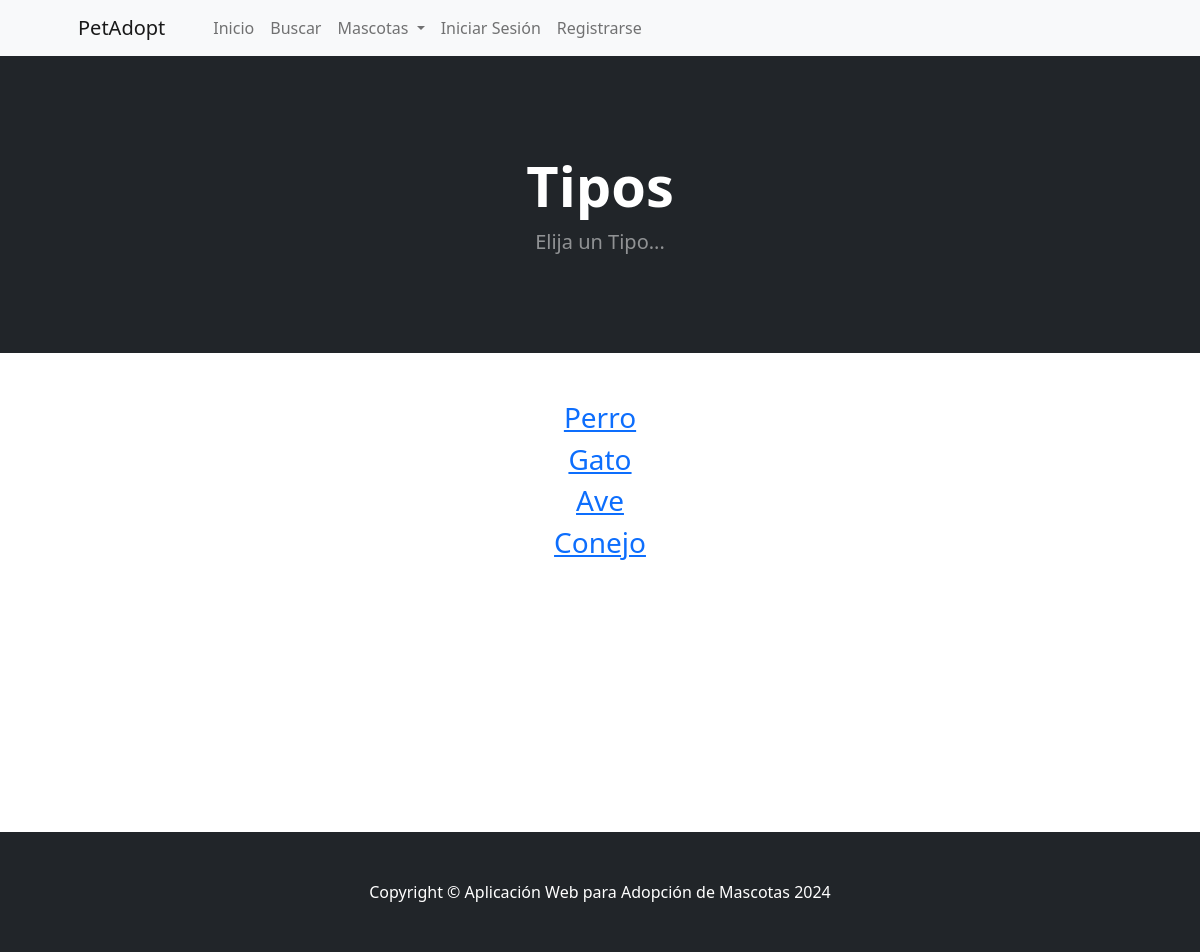
Page /tipo_summary/ on the earlier database version.
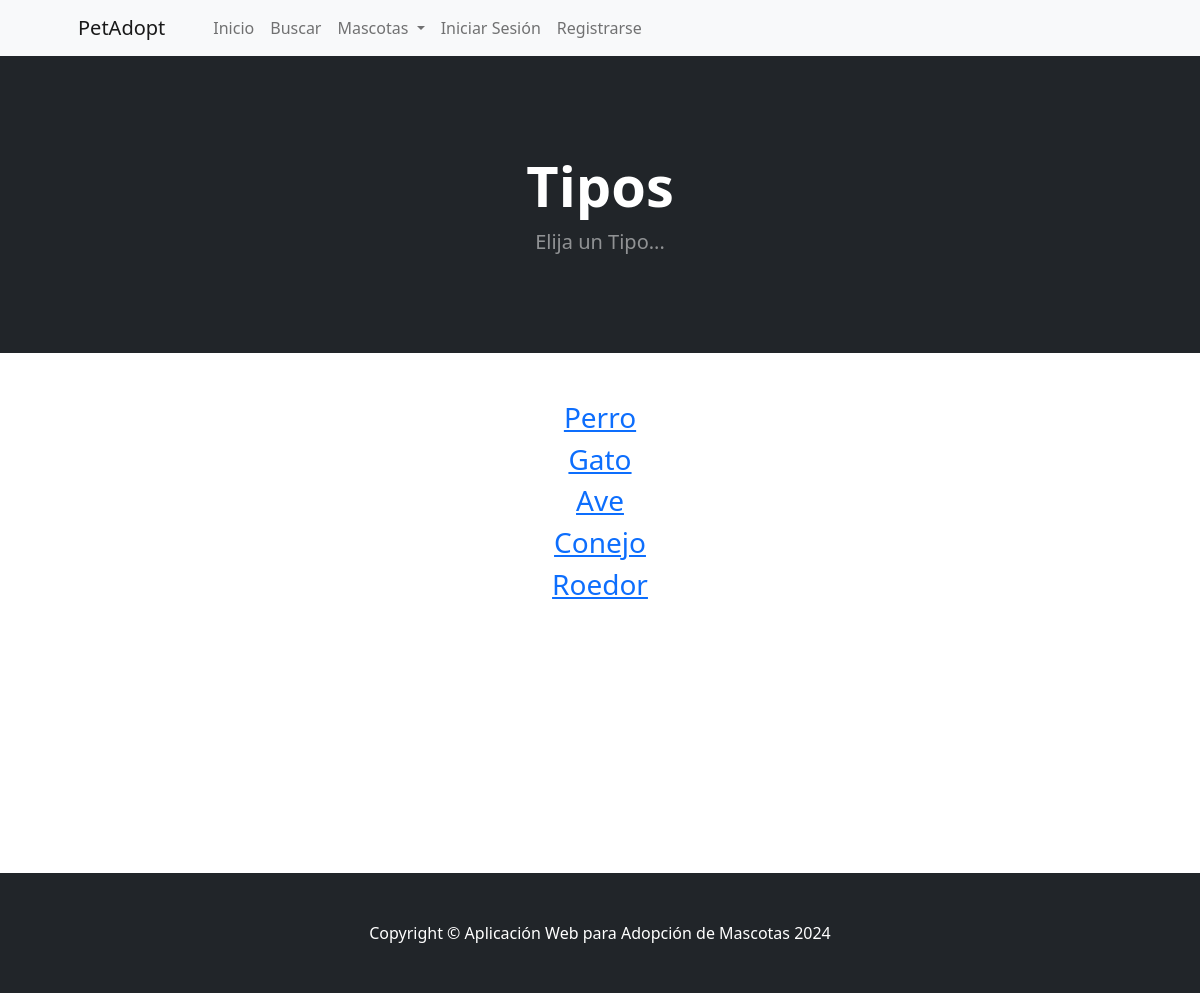
Same page on the later database version.
### pag/models.py (models this page shows)
class Tipo(models.Model):
    name = models.CharField(max_length=50)
    def __str__(self):
        return self.name
    class Meta:
        verbose_name_plural = 'tipos'

### pag/views.py (the view)
# urls.py: path('tipo_summary/', views.tipo_summary, name='tipo_summary'),
def tipo_summary(request):
    tipos = Tipo.objects.all()
    return render(request, 'tipo_summary.html', {'tipos':tipos})

### pag/templates/tipo_summary.html
{% extends 'base.html' %}
{% block content%}
        <header class="bg-dark py-5">
            <div class="container px-4 px-lg-5 my-5">
                <div class="text-center text-white">
                    <h1 class="display-4 fw-bolder">Tipos</h1>
                    <p class="lead fw-normal text-white-50 mb-0">Elija un Tipo...</p>
                </div>
            </div>
        </header>
        <div class="container">
            <div class="row">
                <center>
                    <div class="col-8">
                        <br/><br/>
                        {% for tipo in tipos %}
                            <h3><a href="{% url 'tipo' tipo %}">{{ tipo }}</a></h3>
                        {% endfor %}
<br/><br/><br/><br/><br/><br/><br/><br/><br/><br/><br/>
                    </div>
                </center>
            </div>
        </div>
{% endblock %}

Differences in the rows shown:
added Tipo: name "Roedor"
